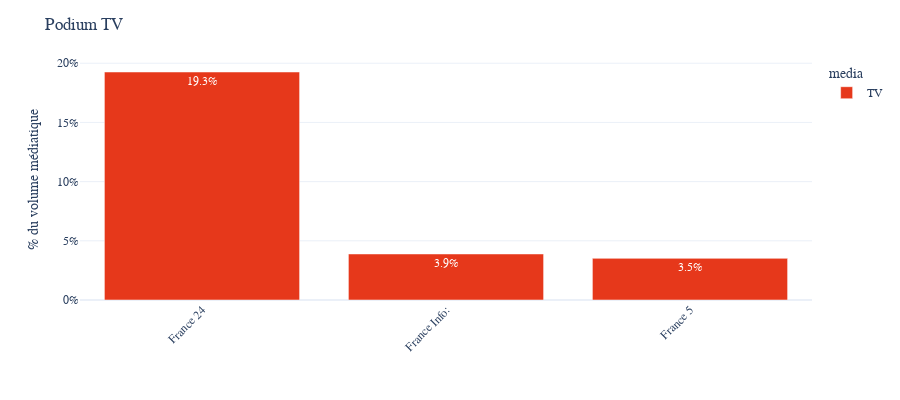

Notebook cell for this chart:
### Markdown cell above
## Analyse 2 - TOP 3 TV et Radio

### Code cell
# Multiplier for one channel = n_mentions * 2 min / (60 minutes * 18h * n_days)
multiplier = 2 / (1 * 60 * 18 * 1)

fig = show_mentions_by_channel(data,list_of_channels=top_channels_tv,n = 3,
                               method = multiplier,height = 400,text_auto = ".1%")
fig.update_layout(yaxis_tickformat='0%',
                  title = "Podium TV",
                  font_family="Poppins",yaxis_title="% du volume médiatique",xaxis_title = "")
fig.update_traces(marker_color='#e6381b')
fig

### Figure 1 — Plotly figure (JSON) as saved in the notebook; plotly's stock layout.template omitted (floating-point values rounded to 4 significant figures)
{"data": [{"alignmentgroup": "True", "hovertemplate": "media=TV<br>channel_name=%{x}<br>count=%{y}<extra></extra>", "legendgroup": "TV", "marker": {"color": "#e6381b", "pattern": {"shape": ""}}, "name": "TV", "offsetgroup": "TV", "orientation": "v", "showlegend": true, "textposition": "auto", "texttemplate": "%{y:.1%}", "type": "bar", "x": ["France 24", "France Info:", "France 5"], "xaxis": "x", "y": [0.1926, 0.03889, 0.03519], "yaxis": "y"}], "layout": {"barmode": "relative", "font": {"family": "Poppins"}, "height": 400, "legend": {"title": {"text": "media"}, "tracegroupgap": 0}, "margin": {"b": 100, "t": 60}, "title": {"text": "Podium TV"}, "xaxis": {"anchor": "y", "categoryarray": ["France 24", "France Info:", "France 5"], "categoryorder": "array", "domain": [0, 1], "tickangle": -45, "title": {"text": ""}}, "yaxis": {"anchor": "x", "domain": [0, 1], "tickformat": "0%", "title": {"text": "% du volume médiatique"}}}}
